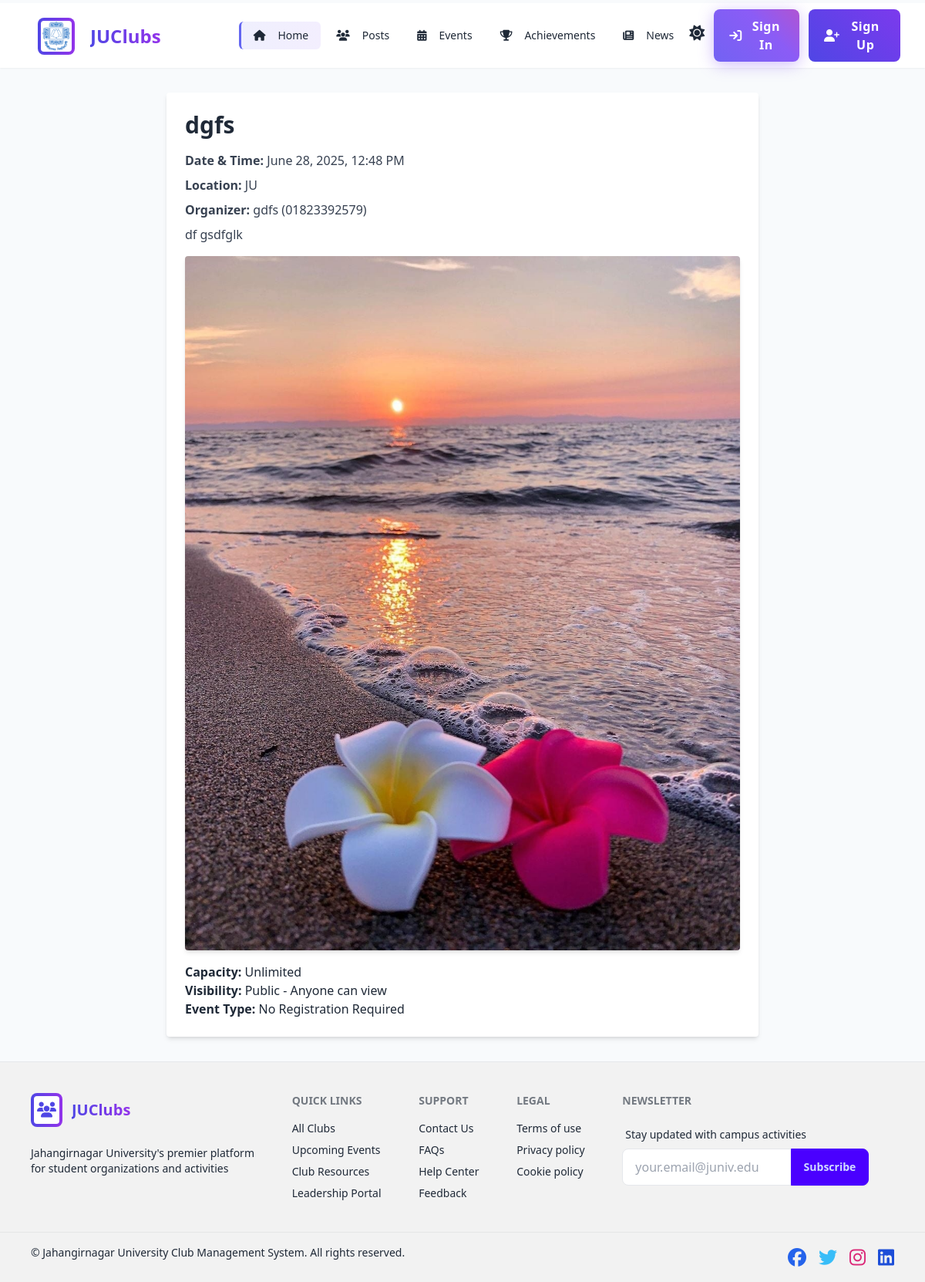
/events/event/4/, run on an earlier commit of the app's database.
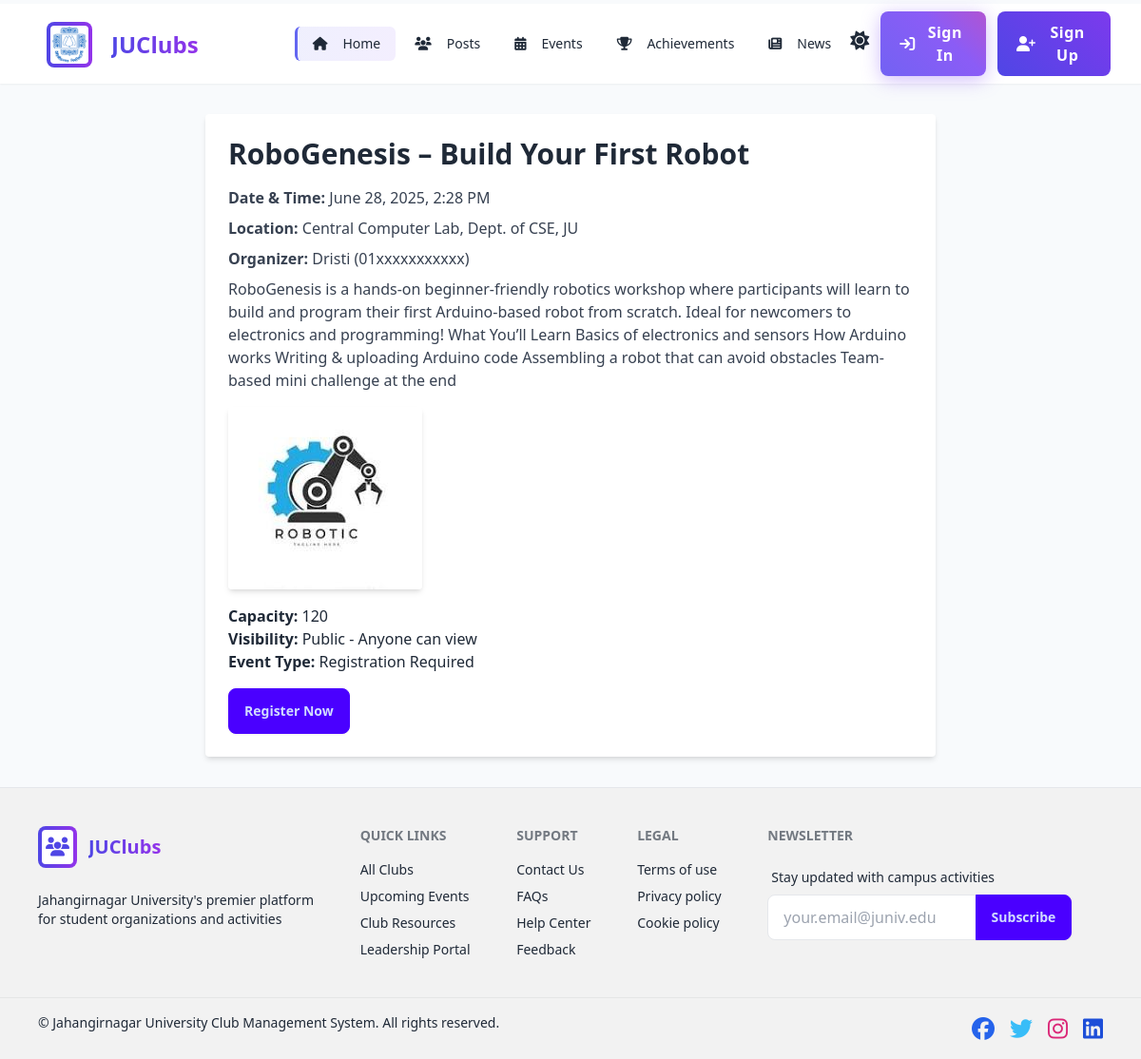
And on a later commit of the database.
### events/models.py (models this page shows, shortened)
class Event(models.Model):
    EVENT_TYPE_CHOICES = [
        ('no_registration', 'No Registration Required'),
        ('registration_required', 'Registration Required'),
    ]
    VISIBILITY_CHOICES = [
        ('public', 'Public - Anyone can view'),
        ('internal', 'Internal - Only logged-in students'),
    ]
    club = models.ForeignKey(Club, on_delete=models.CASCADE, related_name='events')
    title = models.CharField(max_length=255)
    description = models.TextField()
    date_time = models.DateTimeField()
    end_time = models.DateTimeField(null=True, blank=True)  # Optional: track event duration
    location = models.CharField(max_length=255)
    poster = models.ImageField(upload_to='event_posters/', blank=True, null=True)
    organizer_name = models.CharField(max_length=255)
    organizer_contact = models.CharField(max_length=100)
    capacity = models.PositiveIntegerField(blank=True, null=True)
    visibility = models.CharField(max_length=20, choices=VISIBILITY_CHOICES, default='public')
    event_type = models.CharField(max_length=30, choices=EVENT_TYPE_CHOICES)
    registration_deadline = models.DateTimeField(blank=True, null=True)
    is_paid = models.BooleanField(default=False)
    ticket_price = models.DecimalField(max_digits=8, decimal_places=2, null=True, blank=True)  # For paid events
    created_at = models.DateTimeField(auto_now_add=True)
    def is_registration_open(self):
        return (
            self.event_type == 'registration_required' and
            self.registration_deadline and
            timezone.now() < self.registration_deadline
        )
    def duration(self):
        if self.end_time:
            return self.end_time - self.date_time
        return None

### events/views.py (the view)
# urls.py: path('event/<int:event_id>/', views.event_detail_view, name='event_detail'),
def event_detail_view(request, event_id):
    event = get_object_or_404(Event, id=event_id)
    if event.visibility != 'public':
        messages.error(request, 'This event is not available for public viewing.')
        return redirect('events:club_events_list', club_id=event.club.id)
    return render(request, 'events/event_detail.html', {
        'event': event,
    })

### admin_panel/context_processors.py (called while the page is built)
def all_users(request):
    user_id = request.session.get('user_id')
    user = None
    if user_id:
        try:
            user = User.objects.get(id=user_id)
        except User.DoesNotExist:
            user = None
    register_users = User.objects.filter(is_approved=True)
    return {
        'custom_user': user,
        'register_users': register_users
    }

def clubs_context(request):
    approved_clubs = Club.objects.filter(is_active=True)
    pending_clubs = ClubRegistration.objects.filter(is_approved=False)
    return {
        'approved_clubs': approved_clubs,
        'pending_clubs': pending_clubs,
    }

### clubs/context_processors.py (called while the page is built)
def logged_club_context(request):
    club_obj = None
    if request.session.get('club_id'):
        try:
            club_obj = Club.objects.get(id=request.session['club_id'])
        except Club.DoesNotExist:
            pass
    return {
        'logged_club': club_obj
    }

def club_count(request):
    count = Club.objects.filter(is_active=True).count()
    return {
        'club_count': count
    }

def total_member_count(request):
    count = Member.objects.count()
    return {
        'total_member_count': count
    }

### templates/events/event_detail.html
{% extends 'base.html' %}
{% block content %}
  <div class="max-w-3xl mx-auto p-6 bg-white rounded shadow-md">
    <h1 class="text-3xl font-bold mb-4">{{ event.title }}</h1>
    <p class="text-gray-700 mb-2"><strong>Date & Time:</strong> {{ event.date_time|date:"F j, Y, g:i A" }}</p>
    <p class="text-gray-700 mb-2"><strong>Location:</strong> {{ event.location }}</p>
    <p class="text-gray-700 mb-2"><strong>Organizer:</strong> {{ event.organizer_name }} ({{ event.organizer_contact }})</p>
    <p class="text-gray-700 mb-4">{{ event.description }}</p>
    {% if event.poster %}
      <img src="{{ event.poster.url }}" alt="{{ event.title }}" class="mb-4 rounded shadow-md" />
    {% endif %}
    <p><strong>Capacity:</strong> {{ event.capacity|default:"Unlimited" }}</p>
    <p><strong>Visibility:</strong> {{ event.get_visibility_display }}</p>
    <p><strong>Event Type:</strong> {{ event.get_event_type_display }}</p>
    {% if event.event_type == 'registration_required' %}
      {% if event.is_registration_open %}
        <a href="{% url 'events:event_registration' event.id %}" class="btn btn-primary mt-4">
          Register Now
        </a>
      {% else %}
        <p class="text-red-600 mt-4">Registration is closed.</p>
      {% endif %}
    {% endif %}
  </div>
{% endblock %}

What changed in the data, as far as the page shows it:
changed Event "Public - Anyone can view": title "dgfs" → "RoboGenesis – Build Your First Robot"; date_time "June 28, 2025, 12:48 PM" → "June 28, 2025, 2:28 PM"; location "JU" → "Central Computer Lab, Dept. of CSE, JU"; organizer_name "gdfs" → "Dristi"; organizer_contact "01823392579" → "01xxxxxxxxxxx"; description "df gsdfglk" → "RoboGenesis is a hands-on beginner-friendly robotics workshop where participants will learn to build and program their first Arduino-based robot from scratch. Ideal for newcomers to electronics and programming! What You’ll Learn Basics of electronics and sensors How Arduino works Writing & uploading Arduino code Assembling a robot that can avoid obstacles Team-based mini challenge at the end"; poster: a different picture; capacity "Unlimited" → "120"; event_type "No Registration Required" → "Registration Required"
Also different on the page:
text now shown: "Register Now"
